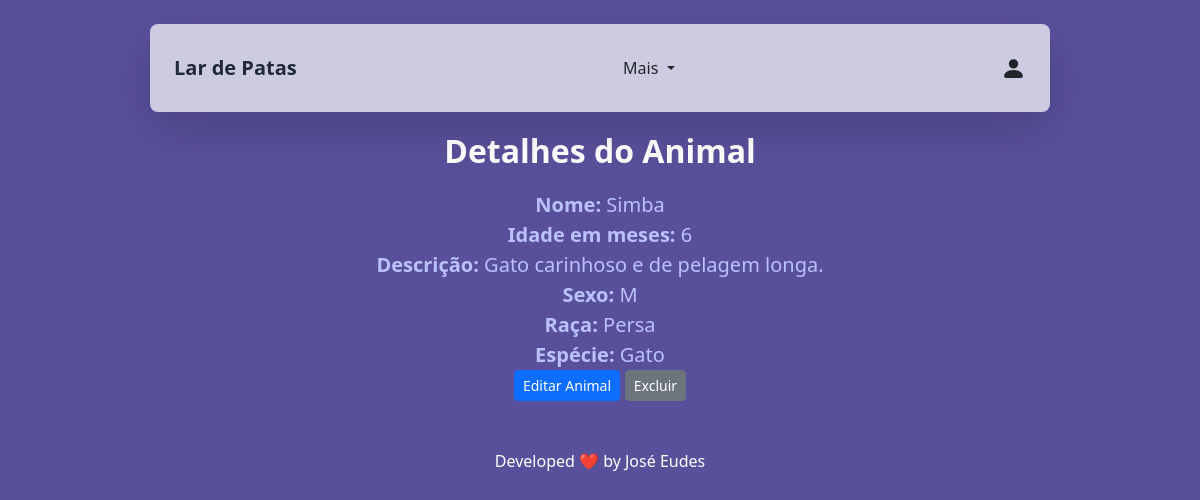
Page /animal/detalhes/1/ (signed in) on the committed database.
### animais/models.py (models this page shows)
class Animal(models.Model):
    nome = models.CharField(max_length=100)
    idade_em_meses = models.IntegerField(validators=[validar_idade_em_meses], default=0 ) # idade em meses do animal
    raca = models.CharField(max_length=100)
    descricao = models.TextField()
    sexo = models.CharField(
        max_length=1,
        choices=[("M", "Macho"), ("F", "Fêmea")],
        default="M",
    )
    especie =  models.ForeignKey (Especie, on_delete=models.CASCADE)

class Especie(models.Model):
    nome = models.CharField(max_length=100)
    def __str__(self):
        return self.nome

### animais/views.py (the view)
# urls.py: path('animal/detalhes/<int:pk>/', detalhes_animal, name='detalhes_animal'),
@login_required
def detalhes_animal(request, pk):
    animal = get_object_or_404(Animal, pk=pk)
    return render(request, 'detalhes_Animal.html', {'Animal': animal})

### animais/templates/detalhes_animal.html (shortened to what this page needs)
{% extends 'base.html' %}
{% block content %}
{% load static %}
<link href="{% static 'css/styles.css' %}" rel="stylesheet">
   <h2>Detalhes do Animal</h2>
   <div class="detalhe_text">
      <p><strong>Nome:</strong> {{ Animal.nome }}</p>
      <p><strong>Idade em meses:</strong> {{ Animal.idade_em_meses }}</p>
      <p><strong>Descrição:</strong> {{ Animal.descricao }}</p>
      <p><strong>Sexo:</strong> {{ Animal.sexo }}</p>
      <p><strong>Raça:</strong> {{ Animal.raca }}</p>
      <p><strong>Espécie:</strong> {{ Animal.especie }}</p>
      <button type="button" class="btn btn-primary btn-sm"><a href="{% url 'atualizar_animal' Animal.pk %}">Editar Animal</a></button>
      <button type="button" class="btn btn-secondary btn-sm"><a href="{% url 'excluir_animal' Animal.pk %}" onclick="return confirm('Tem certeza que deseja excluir este produto?');">Excluir</a></button>
   </div>
{% endblock %}

### static/css/styles.css (style rules this page uses)
h2 { font-size: 2rem; font-weight: bold; color: #ffffff; text-align: center; margin-bottom: 20px; margin-top: 60px; }
body { padding-top: 4.5rem; background: linear-gradient(135deg, #59509b 90%, #23234d 50%); min-height: 100vh; }
.detalhe_text { font-size: 18px; color: #4CAF50; margin: 0 auto; text-align: center; line-height: 1.5; width: 80%; }
.detalhe_text p { font-size: 20px; color: #bac1fc; }

### rows in the picture
Animal: nome "Simba", idade_em_meses "6", descricao "Gato carinhoso e de pelagem longa.", sexo "M", raca "Persa", especie "Gato"
